Frame 1 (no input): blank canvas, image omitted
Frame 60 (the mouse pressed at the canvas centre just before this capture): blank canvas, image omitted
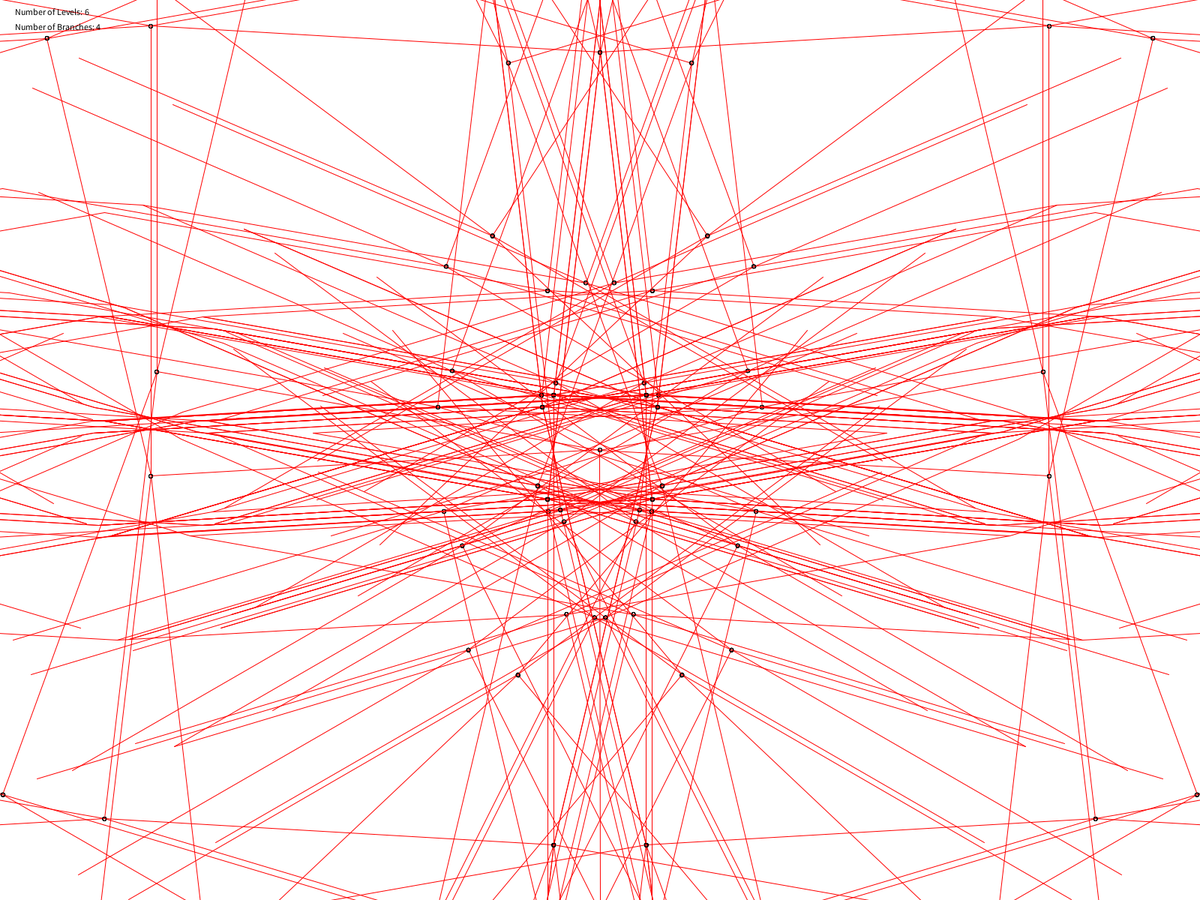
Frame 120 (the mouse held since frame 60 and released just before this capture)

The Processing sketch whose frames 1 and 60 were blank and that drew this single picture after the mouse press (run headless with seeded random() and noise(); from frame 60 on, the mouse is pressed at the canvas centre):

// Processing sketch: combiningTransforms_sequencingTranslateRotate03
// ── combiningTransforms_sequencingTranslateRotate03.pde
int numOfLevels = 6;
int numOfBranches = 4;

void setup() {
  fullScreen();
}

float angle1 = 0, angle2 = 90;
float length1 = 100, length2 = 40;


void draw() {
  background(255);

  
  translate(width/2, height); //move origin to center
  
  rotate(radians(-90));
  drawLine(mouseX, mouseY, false, numOfLevels, numOfBranches);

  
  
  
  resetMatrix();
  fill(0);
  text("Number of Levels: " + numOfLevels, 20, 20);
  text("Number of Branches: " + numOfBranches, 20, 40);
}


void drawLine(float angle, float len, boolean showOrigin, int limit, int branches) {
   if (limit < 1) return;
   //return means exit the function
   
   
    //strokeWeight(tailThickness);
    stroke(255, 0, 0);
    line(0, 0, len, 0); //another line, length2
    //tailThickness--;
    
    if (showOrigin) {
      stroke(0);
      noFill();
      ellipse(0, 0, 5, 5);
    }
    
  if (mousePressed == true) {
    showOrigin = true;
  } else {
    showOrigin = false;
  }
  
  if (keyPressed) {
    if (key == ' ') {
      background(0);
      stroke(255);
      rotate(random(radians(360)));
    }
  }

    translate(len, 0);
    //recursion
    
    for (int i = 0; i < branches; i++) {
      
      float a = map(i, 0, branches-1, -angle, angle);
      rotate(radians(a));
      drawLine(angle, len, showOrigin, limit-1, branches);
      rotate(-radians(a));
    }

    
    //rotate(-abs(radians(angle)));
    //drawLine(-angle, len, showOrigin, limit-1, branches);
    //rotate(abs(radians(angle)));
    
    translate(-len, 0);


}
